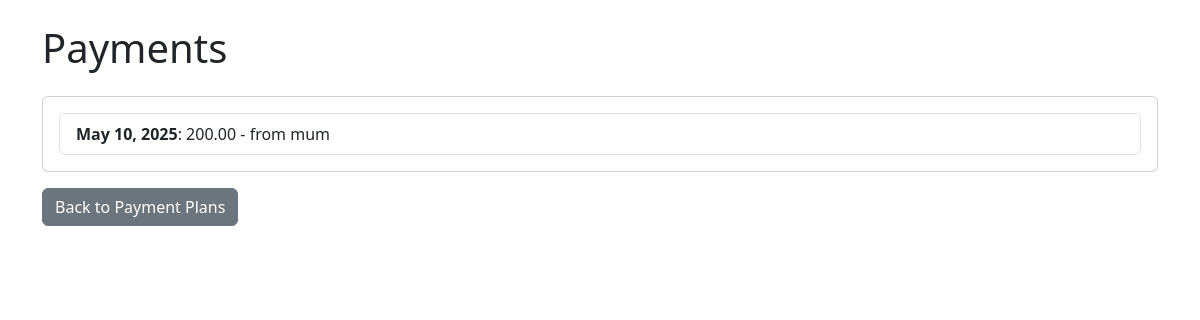
The app's page /books/payments/4/ (signed in), older data.
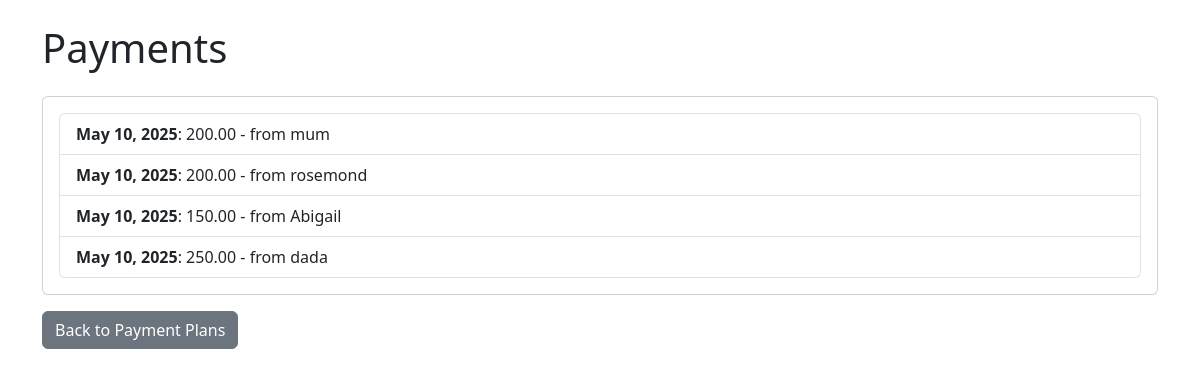
The same page, newer data.
### book_store/models.py (models this page shows, shortened)
class Payment(models.Model):
    payment_plan = models.ForeignKey(PaymentPlan, on_delete=models.CASCADE, related_name='payments')
    amount = models.DecimalField(max_digits=10, decimal_places=2)
    date = models.DateField(auto_now_add=True)
    description = models.CharField(max_length=200, blank=True)

### book_store/views.py (the view)
# urls.py: path('payments/<int:payment_plan_id>/', PaymentListView.as_view(), name='payment_list'),
class PaymentListView(LoginRequiredMixin, ListView):
    model = Payment
    template_name = 'students/payment_list.html'
    context_object_name = 'payments'
    def get_queryset(self):
        payment_plan_id = self.kwargs['payment_plan_id']
        return Payment.objects.filter(payment_plan_id=payment_plan_id)

### book_store/templates/students/payment_list.html (shortened to what this page needs)
<!DOCTYPE html>
<html lang="en">
<head>
 <link href="https://cdn.jsdelivr.net/npm/bootstrap@5.3.0/dist/css/bootstrap.min.css" rel="stylesheet">
</head>
<body>
 <div class="container mt-4">
  <h1 class="mb-4">Payments</h1>
  <div class="card">
   <div class="card-body">
    {% if payments %}
    <ul class="list-group">
     {% for payment in payments %}
     <li class="list-group-item">
      <strong>{{ payment.date }}</strong>: {{ payment.amount }} - {{ payment.description }}
     </li>
     {% endfor %}
    </ul>
    {% else %}
    <p>No payments found.</p>
    {% endif %}
   </div>
  </div>
  <a href="{% url 'payment_plan_list' %}" class="btn btn-secondary mt-3">Back to Payment Plans</a>
 </div>
</body>
</html>

Row changes from the older to the newer data that the page shows:
added Payment: date "May 10, 2025", amount "200.00", description "from rosemond"
added Payment: date "May 10, 2025", amount "150.00", description "from Abigail"
added Payment: date "May 10, 2025", amount "250.00", description "from dada"
